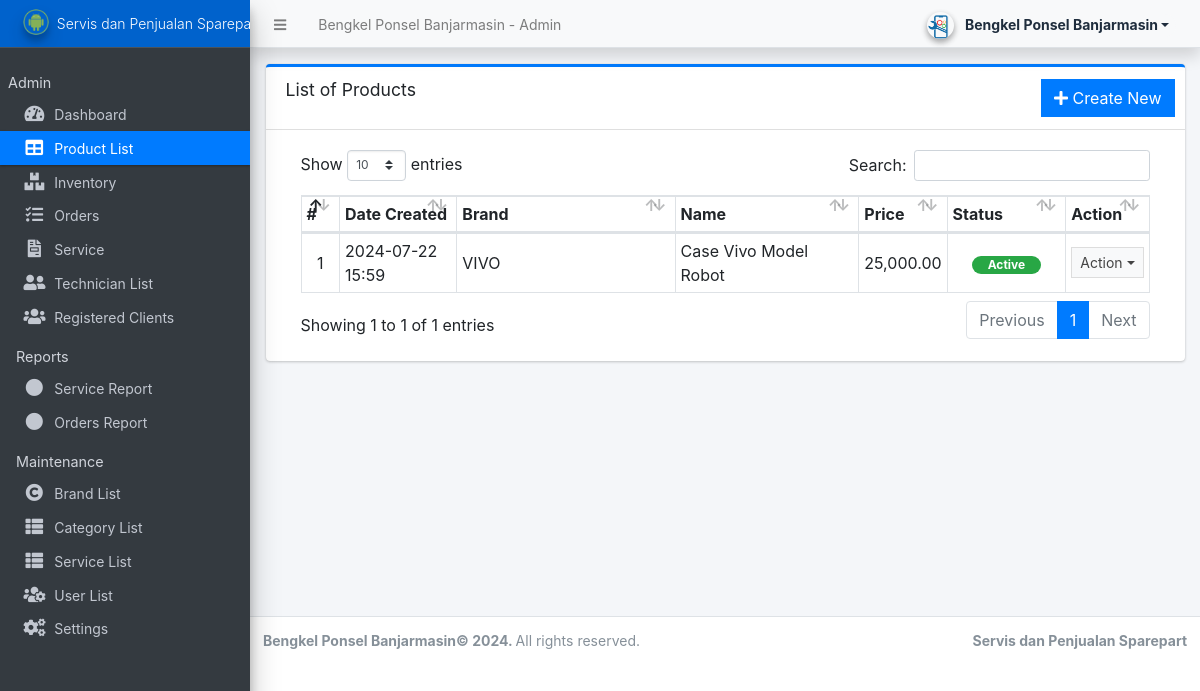
Page /admin/?page=products (signed in) on the committed database.
### tables this page shows
CREATE TABLE `product_list` (
  `id` int(30) NOT NULL,
  `brand_id` int(30) NOT NULL,
  `category_id` int(30) NOT NULL,
  `name` text NOT NULL,
  `models` text NOT NULL,
  `description` text NOT NULL,
  `price` float NOT NULL DEFAULT 0,
  `status` tinyint(1) NOT NULL DEFAULT 1,
  `image_path` text NOT NULL,
  `delete_flag` tinyint(1) NOT NULL DEFAULT 0,
  `date_created` datetime NOT NULL DEFAULT current_timestamp(),
  `date_updated` datetime DEFAULT NULL ON UPDATE current_timestamp()
);

CREATE TABLE `brand_list` (
  `id` int(30) NOT NULL,
  `name` text NOT NULL,
  `image_path` text NOT NULL,
  `delete_flag` tinyint(1) NOT NULL DEFAULT 0,
  `status` tinyint(1) NOT NULL DEFAULT 1,
  `date_created` datetime NOT NULL DEFAULT current_timestamp(),
  `date_updated` datetime DEFAULT NULL ON UPDATE current_timestamp()
);

### admin/products/index.php (the view, shortened to what this page needs)
<div class="card card-outline card-primary">
	<div class="card-header">
		<h3 class="card-title">List of Products</h3>
		<div class="card-tools">
			<a href="?page=products/manage_product" class="btn btn-flat btn-primary"><span class="fas fa-plus"></span>  Create New</a>
		</div>
	</div>
	<div class="card-body">
		<div class="container-fluid">
        <div class="container-fluid">
			<table class="table table-bordered table-stripped">
				<colgroup>
					<col width="5%">
					<col width="15%">
					<col width="30%">
					<col width="25%">
					<col width="10%">
					<col width="15%">
				</colgroup>
				<thead>
					<tr>
						<th>#</th>
						<th>Date Created</th>
						<th>Brand</th>
						<th>Name</th>
						<th>Price</th>
						<th>Status</th>
						<th>Action</th>
					</tr>
				</thead>
				<tbody>
					<?php
					$i = 1;
						$qry = $conn->query("SELECT p.*,b.name as brand from `product_list` p inner join brand_list b on p.brand_id = b.id where p.delete_flag = 0 order by (p.`name`) asc ");
						while($row = $qry->fetch_assoc()):
							foreach($row as $k=> $v){
								$row[$k] = trim(stripslashes($v));
							}
					?>
						<tr>
							<td class="text-center"><?php echo $i++; ?></td>
							<td><?php echo date("Y-m-d H:i",strtotime($row['date_created'])) ?></td>
							<td><?php echo ucwords($row['brand']) ?></td>
							<td><?php echo ucwords($row['name']) ?></td>
							<td class="text-right"><?= number_format($row['price'],2) ?></td>
							<td class="text-center">
                                <?php if($row['status'] == 1): ?>
                                    <span class="badge badge-success px-3 rounded-pill">Active</span>
                                <?php else: ?>
                                    <span class="badge badge-danger px-3 rounded-pill">Inactive</span>
                                <?php endif; ?>
                            </td>
							<td align="center">
								 <button type="button" class="btn btn-flat btn-default btn-sm dropdown-toggle dropdown-icon" data-toggle="dropdown">
				                  		Action
				                  </button>
							</td>
						</tr>
					<?php endwhile; ?>
				</tbody>
			</table>
		</div>
		</div>
	</div>
</div>

### rows in the picture
product_list: date_created "2024-07-22 15:59", brand.name "VIVO", name "Case Vivo Model Robot", price "25,000.00", status "Active"

### other values in the picture
$_settings->info('name') "Bengkel Ponsel Banjarmasin"
$_settings->userdata('firstname').' '.$_settings->userdata('lastname') "Bengkel Ponsel Banjarmasin"
$_settings->info('short_name') "Servis dan Penjualan…"
$_settings->info('short_name') "Servis dan Penjualan Sparepart"
